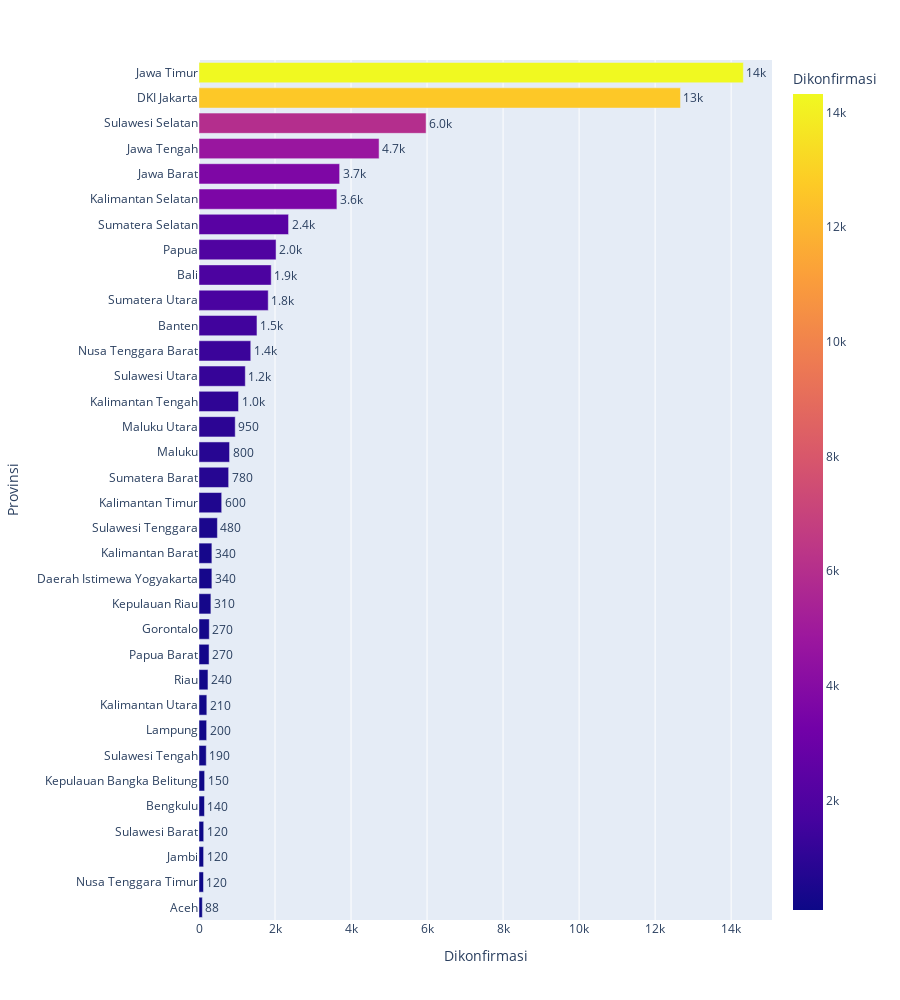

The code cell stored with this chart in its notebook:
### Code cell
df_sort = df.sort_values(by = "Dikonfirmasi", ascending = True, ignore_index = True)
fig = px.bar(df_sort, x='Dikonfirmasi', y='Provinsi',
             color='Dikonfirmasi', orientation='h', text = 'Dikonfirmasi', height = 1000)
fig.update_traces(texttemplate='%{text:.2s}', textposition='outside')
fig.update_layout(uniformtext_minsize=8, uniformtext_mode='hide')
fig.show()

### Figure 1 — Plotly figure (JSON) as saved in the notebook; plotly's stock layout.template omitted (floating-point values rounded to 4 significant figures)
{"data": [{"alignmentgroup": "True", "hovertemplate": "Dikonfirmasi=%{marker.color}<br>Provinsi=%{y}<extra></extra>", "legendgroup": "", "marker": {"color": [88, 118, 121, 124, 144, 148, 191, 201, 206, 236, 265, 271, 313, 339, 339, 484, 597, 780, 804, 953, 1040, 1218, 1362, 1525, 1821, 1900, 2027, 2356, 3628, 3700, 4738, 5974, 12667, 14321], "coloraxis": "coloraxis"}, "name": "", "offsetgroup": "", "orientation": "h", "showlegend": false, "text": [88, 118, 121, 124, 144, 148, 191, 201, 206, 236, 265, 271, 313, 339, 339, 484, 597, 780, 804, 953, 1040, 1218, 1362, 1525, 1821, 1900, 2027, 2356, 3628, 3700, 4738, 5974, 12667, 14321], "textposition": "outside", "texttemplate": "%{text:.2s}", "type": "bar", "x": [88, 118, 121, 124, 144, 148, 191, 201, 206, 236, 265, 271, 313, 339, 339, 484, 597, 780, 804, 953, 1040, 1218, 1362, 1525, 1821, 1900, 2027, 2356, 3628, 3700, 4738, 5974, 12667, 14321], "xaxis": "x", "y": ["Aceh", "Nusa Tenggara Timur", "Jambi", "Sulawesi Barat", "Bengkulu", "Kepulauan Bangka Belitung", "Sulawesi Tengah", "Lampung", "Kalimantan Utara", "Riau", "Papua Barat", "Gorontalo", "Kepulauan Riau", "Daerah Istimewa Yogyakarta", "Kalimantan Barat", "Sulawesi Tenggara", "Kalimantan Timur", "Sumatera Barat", "Maluku", "Maluku Utara", "Kalimantan Tengah", "Sulawesi Utara", "Nusa Tenggara Barat", "Banten", "Sumatera Utara", "Bali", "Papua", "Sumatera Selatan", "Kalimantan Selatan", "Jawa Barat", "Jawa Tengah", "Sulawesi Selatan", "DKI Jakarta", "Jawa Timur"], "yaxis": "y"}], "layout": {"barmode": "relative", "coloraxis": {"colorbar": {"title": {"text": "Dikonfirmasi"}}, "colorscale": [[0, "#0d0887"], [0.1111, "#46039f"], [0.2222, "#7201a8"], [0.3333, "#9c179e"], [0.4444, "#bd3786"], [0.5556, "#d8576b"], [0.6667, "#ed7953"], [0.7778, "#fb9f3a"], [0.8889, "#fdca26"], [1, "#f0f921"]]}, "height": 1000, "legend": {"tracegroupgap": 0}, "margin": {"t": 60}, "uniformtext": {"minsize": 8, "mode": "hide"}, "xaxis": {"anchor": "y", "domain": [0, 1], "title": {"text": "Dikonfirmasi"}}, "yaxis": {"anchor": "x", "domain": [0, 1], "title": {"text": "Provinsi"}}}}
